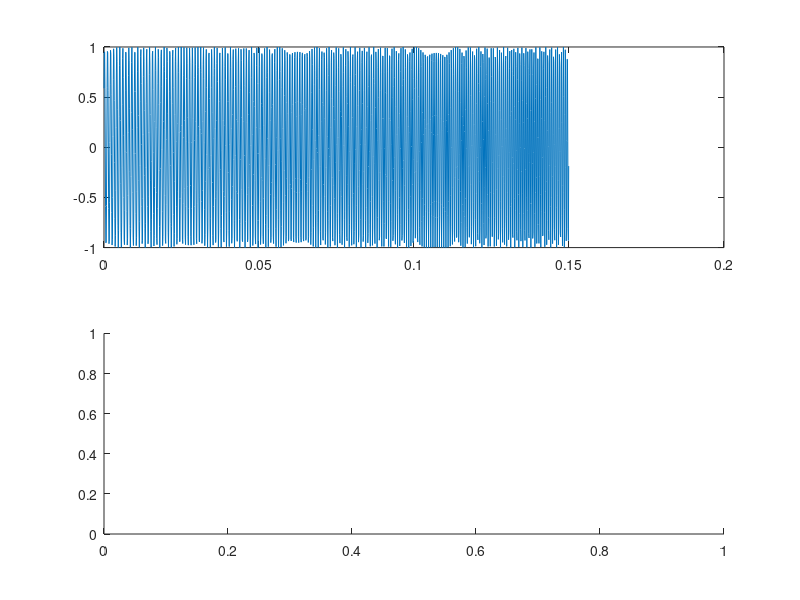

Write the MATLAB code that produced this figure. (Note: this script raises an error after producing the figure.)
fs = 10000;
t = 0:1/fs:2;
x = vco(sawtooth(2*pi*t,0.75),[0.1 0.4]*fs,fs);
subplot(211);
plot(t(1:1500),x(1:1500))
subplot(212);
spectrogram(x,kaiser(256,5),220,512,fs,'yaxis')
